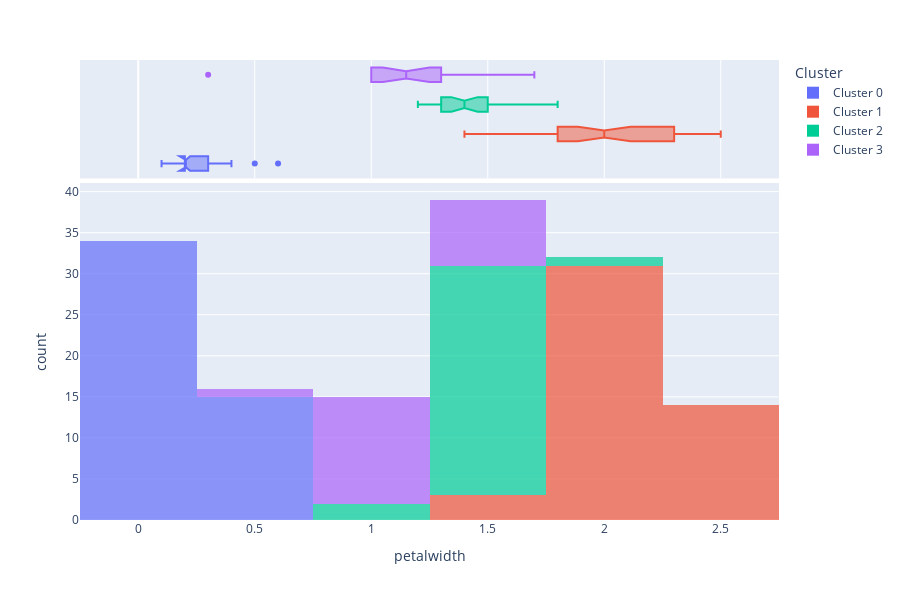

Notebook code for this chart:
### Code cell
plot_model(kmeans,plot='distribution',feature='petalwidth')

### Figure 1 — Plotly figure (JSON) as saved in the notebook; plotly's stock layout.template omitted (floating-point values rounded to 4 significant figures; data arrays with more than 128 entries replaced by an {"elided": "..."} marker saying what was removed)
{"data": [{"alignmentgroup": "True", "bingroup": "x", "hovertemplate": "Cluster=Cluster 0<br>petalwidth=%{x}<br>count=%{y}<extra></extra>", "legendgroup": "Cluster 0", "marker": {"color": "#636efa", "opacity": 0.7}, "name": "Cluster 0", "offsetgroup": "Cluster 0", "orientation": "v", "showlegend": true, "type": "histogram", "x": [0.2, 0.2, 0.2, 0.2, 0.2, 0.4, 0.1, 0.2, 0.1, 0.2, 0.2, 0.1, 0.2, 0.2, 0.3, 0.2, 0.6, 0.4, 0.3, 0.2, 0.2, 0.2, 0.4, 0.2, 0.2, 0.5, 0.2, 0.2, 0.2, 0.2, 0.4, 0.3, 0.2, 0.2, 0.1, 0.2, 0.2, 0.2, 0.1, 0.2, 0.4, 0.4, 0.3, 0.3, 0.3, 0.2, 0.1, 0.4, 0.2], "xaxis": "x", "yaxis": "y"}, {"alignmentgroup": "True", "customdata": {"elided": "49x5 mixed values"}, "hovertemplate": "Cluster=%{customdata[4]}<br>petalwidth=%{x}<br>sepallength=%{customdata[0]}<br>sepalwidth=%{customdata[1]}<br>petallength=%{customdata[2]}<br>class=%{customdata[3]}<extra></extra>", "legendgroup": "Cluster 0", "marker": {"color": "#636efa"}, "name": "Cluster 0", "notched": true, "offsetgroup": "Cluster 0", "showlegend": false, "type": "box", "x": [0.2, 0.2, 0.2, 0.2, 0.2, 0.4, 0.1, 0.2, 0.1, 0.2, 0.2, 0.1, 0.2, 0.2, 0.3, 0.2, 0.6, 0.4, 0.3, 0.2, 0.2, 0.2, 0.4, 0.2, 0.2, 0.5, 0.2, 0.2, 0.2, 0.2, 0.4, 0.3, 0.2, 0.2, 0.1, 0.2, 0.2, 0.2, 0.1, 0.2, 0.4, 0.4, 0.3, 0.3, 0.3, 0.2, 0.1, 0.4, 0.2], "xaxis": "x2", "yaxis": "y2"}, {"alignmentgroup": "True", "bingroup": "x", "hovertemplate": "Cluster=Cluster 1<br>petalwidth=%{x}<br>count=%{y}<extra></extra>", "legendgroup": "Cluster 1", "marker": {"color": "#EF553B", "opacity": 0.7}, "name": "Cluster 1", "offsetgroup": "Cluster 1", "orientation": "v", "showlegend": true, "type": "histogram", "x": [2.3, 1.8, 2.2, 2, 2.3, 2, 2.4, 2.3, 1.8, 1.8, 2.1, 1.9, 2, 2.5, 1.8, 1.8, 2.1, 2.2, 2.1, 2.1, 2, 1.8, 1.8, 1.8, 2, 1.9, 1.9, 2.3, 2.5, 2.3, 1.9, 2.3, 2.4, 1.8, 2.1, 2.4, 2.3, 1.4, 1.5, 2.2, 2, 1.9, 1.6, 2.1, 1.8, 2.5, 1.8, 2.3], "xaxis": "x", "yaxis": "y"}, {"alignmentgroup": "True", "customdata": {"elided": "48x5 mixed values"}, "hovertemplate": "Cluster=%{customdata[4]}<br>petalwidth=%{x}<br>sepallength=%{customdata[0]}<br>sepalwidth=%{customdata[1]}<br>petallength=%{customdata[2]}<br>class=%{customdata[3]}<extra></extra>", "legendgroup": "Cluster 1", "marker": {"color": "#EF553B"}, "name": "Cluster 1", "notched": true, "offsetgroup": "Cluster 1", "showlegend": false, "type": "box", "x": [2.3, 1.8, 2.2, 2, 2.3, 2, 2.4, 2.3, 1.8, 1.8, 2.1, 1.9, 2, 2.5, 1.8, 1.8, 2.1, 2.2, 2.1, 2.1, 2, 1.8, 1.8, 1.8, 2, 1.9, 1.9, 2.3, 2.5, 2.3, 1.9, 2.3, 2.4, 1.8, 2.1, 2.4, 2.3, 1.4, 1.5, 2.2, 2, 1.9, 1.6, 2.1, 1.8, 2.5, 1.8, 2.3], "xaxis": "x2", "yaxis": "y2"}, {"alignmentgroup": "True", "bingroup": "x", "hovertemplate": "Cluster=Cluster 2<br>petalwidth=%{x}<br>count=%{y}<extra></extra>", "legendgroup": "Cluster 2", "marker": {"color": "#00cc96", "opacity": 0.7}, "name": "Cluster 2", "offsetgroup": "Cluster 2", "orientation": "v", "showlegend": true, "type": "histogram", "x": [1.4, 1.2, 1.2, 1.5, 1.3, 1.8, 1.5, 1.4, 1.4, 1.3, 1.5, 1.3, 1.6, 1.3, 1.5, 1.5, 1.5, 1.4, 1.4, 1.7, 1.3, 1.3, 1.5, 1.3, 1.4, 1.6, 1.5, 1.5, 1.3, 1.3, 1.6], "xaxis": "x", "yaxis": "y"}, {"alignmentgroup": "True", "customdata": {"elided": "31x5 mixed values"}, "hovertemplate": "Cluster=%{customdata[4]}<br>petalwidth=%{x}<br>sepallength=%{customdata[0]}<br>sepalwidth=%{customdata[1]}<br>petallength=%{customdata[2]}<br>class=%{customdata[3]}<extra></extra>", "legendgroup": "Cluster 2", "marker": {"color": "#00cc96"}, "name": "Cluster 2", "notched": true, "offsetgroup": "Cluster 2", "showlegend": false, "type": "box", "x": [1.4, 1.2, 1.2, 1.5, 1.3, 1.8, 1.5, 1.4, 1.4, 1.3, 1.5, 1.3, 1.6, 1.3, 1.5, 1.5, 1.5, 1.4, 1.4, 1.7, 1.3, 1.3, 1.5, 1.3, 1.4, 1.6, 1.5, 1.5, 1.3, 1.3, 1.6], "xaxis": "x2", "yaxis": "y2"}, {"alignmentgroup": "True", "bingroup": "x", "hovertemplate": "Cluster=Cluster 3<br>petalwidth=%{x}<br>count=%{y}<extra></extra>", "legendgroup": "Cluster 3", "marker": {"color": "#ab63fa", "opacity": 0.7}, "name": "Cluster 3", "offsetgroup": "Cluster 3", "orientation": "v", "showlegend": true, "type": "histogram", "x": [1.1, 1.3, 1.3, 1, 1.2, 1, 0.3, 1.4, 1, 1.2, 1, 1.7, 1.3, 1, 1.5, 1.1, 1.2, 1, 1.1, 1.5, 1, 1.3], "xaxis": "x", "yaxis": "y"}, {"alignmentgroup": "True", "customdata": [[5.1, 2.5, 3, "Iris-versicolor", "Cluster 3"], [5.5, 2.3, 4, "Iris-versicolor", "Cluster 3"], [5.6, 2.7, 4.2, "Iris-versicolor", "Cluster 3"], [5, 2.3, 3.3, "Iris-versicolor", "Cluster 3"], [5.8, 2.6, 4, "Iris-versicolor", "Cluster 3"], [4.9, 2.4, 3.3, "Iris-versicolor", "Cluster 3"], [4.5, 2.3, 1.3, "Iris-setosa", "Cluster 3"], [5.2, 2.7, 3.9, "Iris-versicolor", "Cluster 3"], [5.7, 2.6, 3.5, "Iris-versicolor", "Cluster 3"], [5.5, 2.6, 4.4, "Iris-versicolor", "Cluster 3"], [6, 2.2, 4, "Iris-versicolor", "Cluster 3"], [4.9, 2.5, 4.5, "Iris-virginica", "Cluster 3"], [6.3, 2.3, 4.4, "Iris-versicolor", "Cluster 3"], [5.8, 2.7, 4.1, "Iris-versicolor", "Cluster 3"], [6.2, 2.2, 4.5, "Iris-versicolor", "Cluster 3"], [5.6, 2.5, 3.9, "Iris-versicolor", "Cluster 3"], [5.8, 2.7, 3.9, "Iris-versicolor", "Cluster 3"], [5.5, 2.4, 3.7, "Iris-versicolor", "Cluster 3"], [5.5, 2.4, 3.8, "Iris-versicolor", "Cluster 3"], [6, 2.2, 5, "Iris-virginica", "Cluster 3"], [5, 2, 3.5, "Iris-versicolor", "Cluster 3"], [5.5, 2.5, 4, "Iris-versicolor", "Cluster 3"]], "hovertemplate": "Cluster=%{customdata[4]}<br>petalwidth=%{x}<br>sepallength=%{customdata[0]}<br>sepalwidth=%{customdata[1]}<br>petallength=%{customdata[2]}<br>class=%{customdata[3]}<extra></extra>", "legendgroup": "Cluster 3", "marker": {"color": "#ab63fa"}, "name": "Cluster 3", "notched": true, "offsetgroup": "Cluster 3", "showlegend": false, "type": "box", "x": [1.1, 1.3, 1.3, 1, 1.2, 1, 0.3, 1.4, 1, 1.2, 1, 1.7, 1.3, 1, 1.5, 1.1, 1.2, 1, 1.1, 1.5, 1, 1.3], "xaxis": "x2", "yaxis": "y2"}], "layout": {"barmode": "relative", "height": 600, "legend": {"title": {"text": "Cluster"}, "tracegroupgap": 0}, "margin": {"t": 60}, "xaxis": {"anchor": "y", "domain": [0, 1], "title": {"text": "petalwidth"}}, "xaxis2": {"anchor": "y2", "domain": [0, 1], "matches": "x", "showgrid": true, "showticklabels": false}, "yaxis": {"anchor": "x", "domain": [0, 0.7326], "title": {"text": "count"}}, "yaxis2": {"anchor": "x2", "domain": [0.7426, 1], "matches": "y2", "showgrid": false, "showline": false, "showticklabels": false, "ticks": ""}}}
